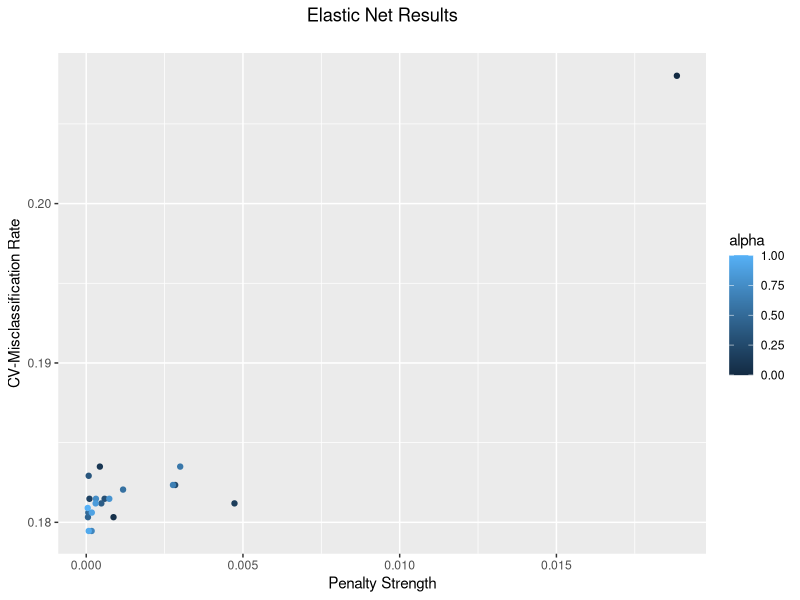

Recreate this plot in R. (Note: this script raises an error after producing the figure.)
### Hyperparameter Selection - Coarse Search
### Author: William Morgan

## Purpose:
# Take results of first round of cross-validation to determine if a finer grid
# should be used or a new grid altogether. If it appears that a model is performing
# best at the boundary of a particular hyperparameter, we'll have evidence for 
# expanding the grid

#------------------------------------------------------------------------------#

# 0. Setup and Import
rm(list = ls())

libs <- c("tidyverse", "data.table", "magrittr")
lapply(libs, library, character.only = TRUE)

# Import
logit <- read_csv("Results/Coarse Search/logit.csv")
lin_svm <- read_csv("Results/Coarse Search/lin_svm.csv")
rbf_svm <- read_csv("Results/Coarse Search/rbf_svm.csv")
rf <- read_csv("Results/Coarse Search/rf.csv")
boost <- read_csv("Results/Coarse Search/boost.csv")

#------------------------------------------------------------------------------#

## 1. Individual Results

# Logit
logit %>%
  ggplot(aes(lambda, misclassification)) + 
  geom_point(aes(color = alpha)) +
  labs(x = "Penalty Strength",
       y = "CV-Misclassification Rate",
       title = "Elastic Net Results\n") +
  theme(plot.title = element_text(hjust = 0.5))

ggsave("Graphics/Coarse Search/logit.png")

# Linear SVM
lin_svm %>%
  ggplot(aes(log10(cost), misclassification)) +
  geom_point() +
  labs(x = "log_10(cost)",
       y = "CV-Misclassification Rate",
       title = "Linear SVM Results") +
  theme(plot.title = element_text(hjust = 0.5))

ggsave("Graphics/Coarse Search/lin_svm.png")

# RBF SVM
# rbf_svm %>%
#   ggplot(aes(log10(cost), misclassification)) +
#   geom_point(aes(color = log10(gamma))) +
#   labs(x = "log_10(cost)",
#        y = "CV-Misclassification Rate",
#        title = "RBF SVM Results") +
#   theme(plot.title = element_text(hjust = 0.5))
# 
# ggsave("Graphics/Coarse Search/rbf_svm.png")

# RF Results
rf %>%
  ggplot(aes(num_trees, misclassification)) +
  geom_point() +
  scale_x_continuous(breaks = seq(0, 1500, by = 250)) +
  labs(x = "Number of Trees",
       y = "CV-Misclassification Rate",
       title = "Random Forest Results") + 
  theme(plot.title = element_text(hjust = 0.5))

ggsave("Graphics/Coarse Search/rf.png")

# Boosting Results
boost %>%
  ggplot(aes(factor(max_depth), misclassification)) +
  geom_point(aes(color = factor(round(gamma, 2)))) +
  labs(x = "Max Tree Depth",
       y = "CV-Misclassification Rate",
       title = "Boosting Results") + 
  theme(plot.title = element_text(hjust = 0.5))

ggsave("Graphics/Coarse Search/boost.png")

#------------------------------------------------------------------------------#

## 2. Aggregate Results

# agg_results <- tibble(
#   method = c("Logit", "Linear SVM", "RBF SVM",
#              "Random Forest", "Boosting"),
#   result = c(mean(logit$misclassification), mean(lin_svm$misclassification),
#              mean(rbf_svm$misclassification), mean(rf$misclassification),
#              mean(boost$misclassification)))
  
agg_results <- tibble(
  method = c("Logit", "Linear SVM", "Random Forest", "Boosting"),
  result = c(mean(logit$misclassification), mean(lin_svm$misclassification),
             mean(rf$misclassification), mean(boost$misclassification)))

agg_results %>%
  ggplot(aes(reorder(method, -result), result)) +
  geom_bar(stat = 'identity') +
  labs(x = "Misclassification Rate on CV Sets",
       y = "Method",
       title = "Initial Model Performance") +
  theme(plot.title = element_text(hjust = 0.5)) +
  ylim(0, 0.5) +
  coord_flip()

ggsave("Graphics/Coarse Search/Overall.png")